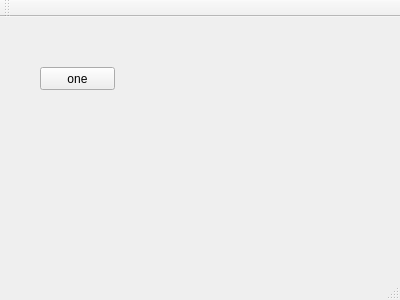
<?xml version="1.0" encoding="UTF-8"?>
<ui version="4.0">
 <class>MainWindow</class>
 <widget class="QMainWindow" name="MainWindow">
  <property name="geometry">
   <rect>
    <x>0</x>
    <y>0</y>
    <width>400</width>
    <height>300</height>
   </rect>
  </property>
  <property name="windowTitle">
   <string>MainWindow</string>
  </property>
  <widget class="QWidget" name="centralWidget">
   <widget class="QPushButton" name="pushButton">
    <property name="geometry">
     <rect>
      <x>40</x>
      <y>50</y>
      <width>75</width>
      <height>23</height>
     </rect>
    </property>
    <property name="text">
     <string>one</string>
    </property>
   </widget>
  </widget>
  <widget class="QMenuBar" name="menuBar">
   <property name="geometry">
    <rect>
     <x>0</x>
     <y>0</y>
     <width>400</width>
     <height>23</height>
    </rect>
   </property>
  </widget>
  <widget class="QToolBar" name="mainToolBar">
   <attribute name="toolBarArea">
    <enum>TopToolBarArea</enum>
   </attribute>
   <attribute name="toolBarBreak">
    <bool>false</bool>
   </attribute>
  </widget>
  <widget class="QStatusBar" name="statusBar"/>
 </widget>
 <layoutdefault spacing="6" margin="11"/>
 <resources/>
 <connections/>
</ui>
